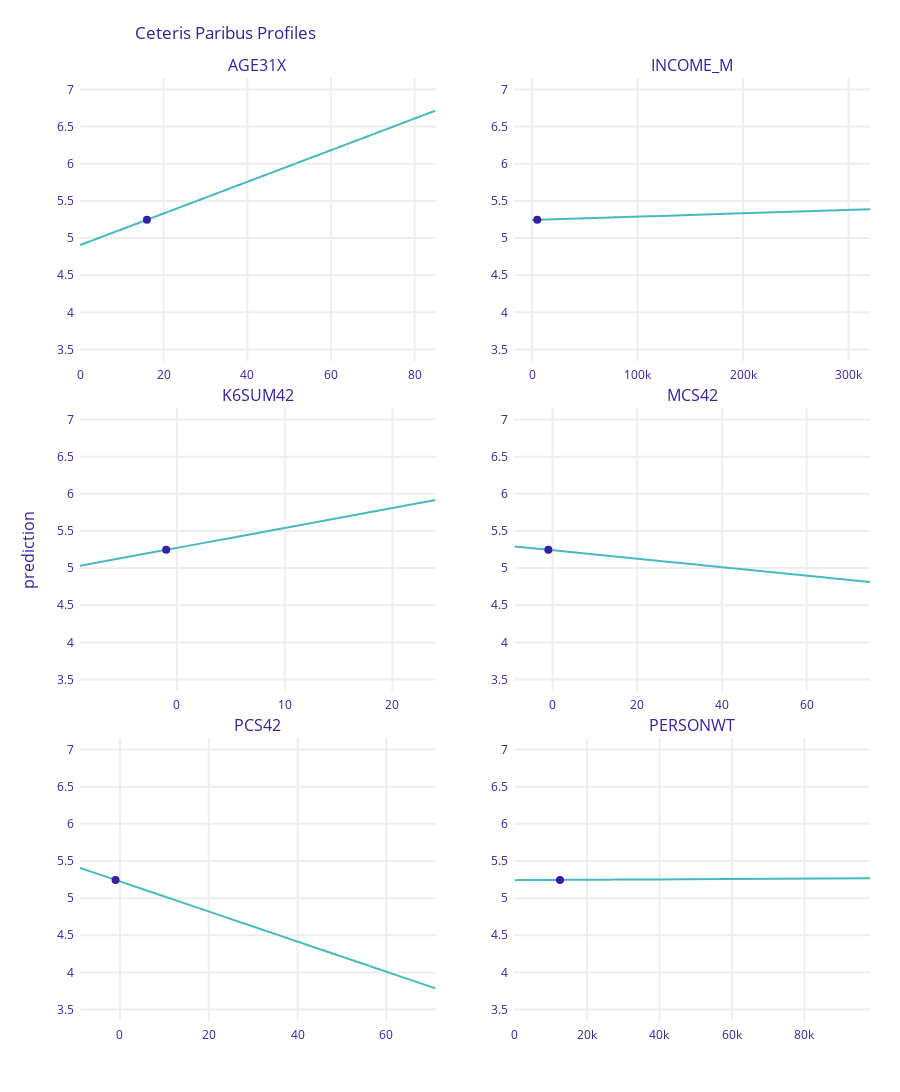

The code cell stored with this chart in its notebook:
### Code cell
idx = 15
x_example2 = X_test.iloc[idx:idx+1]
exp2.predict(x_example2)
cp2 = exp2.predict_profile(x_example2)
cp2.plot(variables=numerical_features)
